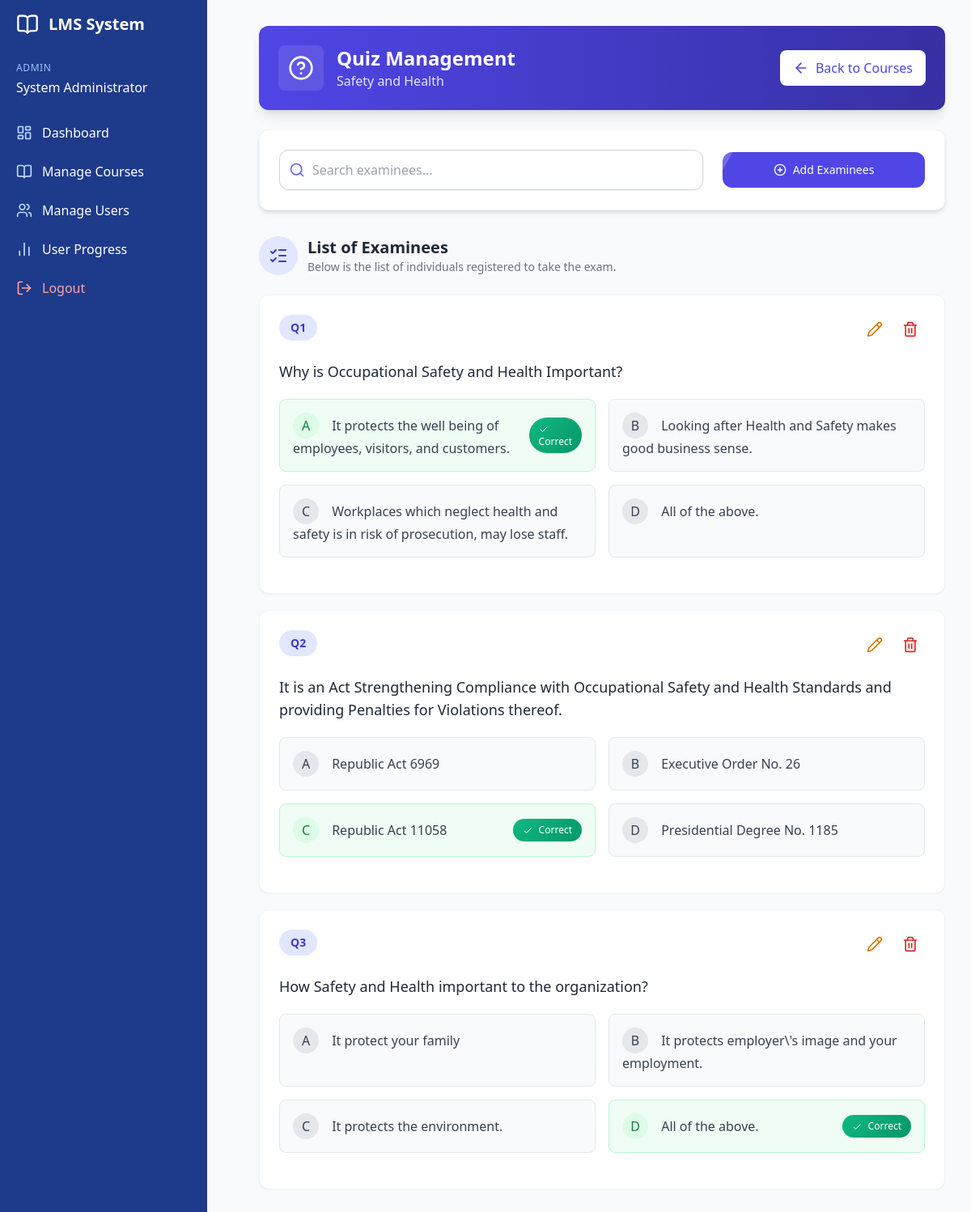
Page /manage_examinees.php?course_id=13 (signed in) on the committed database.
### tables this page shows
CREATE TABLE `courses` (
  `id` int(11) NOT NULL,
  `title` varchar(100) NOT NULL,
  `description` text DEFAULT NULL,
  `created_by` int(11) DEFAULT NULL,
  `has_video` tinyint(1) DEFAULT 0,
  `created_at` timestamp NULL DEFAULT current_timestamp(),
  `updated_at` timestamp NULL DEFAULT current_timestamp() ON UPDATE current_timestamp()
);

CREATE TABLE `questions` (
  `id` int(11) NOT NULL,
  `quiz_id` int(11) DEFAULT NULL,
  `question_text` text NOT NULL,
  `option_a` text NOT NULL,
  `option_b` text NOT NULL,
  `option_c` text NOT NULL,
  `option_d` text NOT NULL,
  `correct_answer` char(1) NOT NULL,
  `created_at` timestamp NULL DEFAULT current_timestamp(),
  `updated_at` timestamp NULL DEFAULT current_timestamp() ON UPDATE current_timestamp(),
  `question_image` varchar(255) DEFAULT NULL,
  `option_a_image` varchar(255) DEFAULT NULL,
  `option_b_image` varchar(255) DEFAULT NULL,
  `option_c_image` varchar(255) DEFAULT NULL,
  `option_d_image` varchar(255) DEFAULT NULL
);

### web/manage_examinees.php (the view, shortened to what this page needs)
<?php
require_once '../config.php';
$course_id = $_GET['course_id'] ?? 0;
$current_quiz_id = $_GET['quiz_id'] ?? 0;
$stmt = $conn->prepare("SELECT title FROM courses WHERE id = ?");
$stmt->bind_param("i", $course_id);
$stmt->execute();
$course = $stmt->get_result()->fetch_assoc();
$stmt = $conn->prepare("SELECT * FROM quizzes WHERE course_id = ?");
$stmt->bind_param("i", $course_id);
$stmt->execute();
$quizzes = $stmt->get_result();
if (!$current_quiz_id && $quizzes->num_rows > 0) {
    $first_quiz = $quizzes->fetch_assoc();
    $current_quiz_id = $first_quiz['id'];
    $quizzes->data_seek(0);
}
$new_question_id = $_SESSION['new_question_id'] ?? null;
?>
<!DOCTYPE html>
<html lang="en">
<head>
    <link rel="stylesheet" href="https://cdn.jsdelivr.net/npm/bootstrap-icons@1.7.2/font/bootstrap-icons.css">
    <script src="https://cdn.tailwindcss.com"></script>
    <link rel="stylesheet" href="../assets/css/style.css">
</head>
<body class="bg-gray-50">
    <?php include 'includes/sidebar.php'; ?>
    <div class="p-8 sm:ml-72">
        <div class="container mx-auto">
            <?php if ($quizzes->num_rows == 0): ?>
                <div class="bg-gradient-to-r from-indigo-600 to-indigo-800 rounded-xl p-6 mb-6 shadow-lg">
                    <div class="flex justify-between items-center">
                        <div class="flex items-center">
                            <div class="bg-white/10 p-3 rounded-lg mr-4">
                                <i data-lucide="help-circle" class="h-8 w-8 text-white"></i>
                            </div>
                            <div>
                                <h1 class="text-2xl font-bold text-white">Quiz Management</h1>
                                <p class="text-indigo-100"><?php echo htmlspecialchars($course['title']); ?></p>
                            </div>
                        </div>
                        <a href="manage_courses.php" class="px-4 py-2.5 bg-white text-indigo-600 rounded-lg flex items-center gap-2 transition-all duration-200 font-medium shadow-sm hover:bg-indigo-50">
                            <i data-lucide="arrow-left" class="w-5 h-5"></i>
                            <span>Back to Courses</span>
                        </a>
                    </div>
                    <div class="mt-8 bg-amber-50 text-amber-800 border border-amber-200 rounded-xl p-5 flex gap-4 items-start shadow-sm">
                        <i data-lucide="alert-triangle" class="w-5 h-5 text-amber-500 mt-0.5"></i>
                        <div>
                            <h3 class="font-semibold mb-1">Please create a quiz first</h3>
                            <p class="text-amber-700 mb-4">You need to create at least one quiz for this course before adding questions.</p>
                            <button type="button"
                                    class="px-4 py-2 bg-white text-amber-700 hover:bg-amber-100 border border-amber-200 rounded-lg text-sm font-medium inline-flex items-center gap-2 shadow-sm transition-all duration-200"
                                    onclick="openCreateQuizModal()">
                                <i data-lucide="plus-circle" class="w-4 h-4"></i> Create a Quiz
                            </button>
                        </div>
                    </div>
                </div>
            <?php else: ?>
                <div class="bg-gradient-to-r from-indigo-600 to-indigo-800 rounded-xl p-6 mb-6 shadow-lg">
                    <div class="flex justify-between items-center">
                        <div class="flex items-center">
                            <div class="bg-white/10 p-3 rounded-lg mr-4">
                                <i data-lucide="help-circle" class="h-8 w-8 text-white"></i>
                            </div>
                            <div>
                                <h1 class="text-2xl font-bold text-white">Quiz Management</h1>
                                <p class="text-indigo-100"><?php echo htmlspecialchars($course['title']); ?></p>
                            </div>
                        </div>
                        <a href="manage_courses.php" class="px-4 py-2.5 bg-white text-indigo-600 rounded-lg flex items-center gap-2 transition-all duration-200 font-medium shadow-sm hover:bg-indigo-50">
                            <i data-lucide="arrow-left" class="w-5 h-5"></i>
                            <span>Back to Courses</span>
                        </a>
                    </div>
                </div>
                <div class="bg-white rounded-xl shadow-md p-6 border border-gray-100 mb-8 transition hover:shadow-lg">
                    <div class="grid grid-cols-1 md:grid-cols-6 gap-6 items-center">
                        <div class="md:col-span-4">
                            <div class="relative">
                                <div class="absolute inset-y-0 left-0 flex items-center pl-3 pointer-events-none text-indigo-500">
                                </div>
                                <input type="text" class="w-full pl-10 pr-4 py-3 rounded-xl border border-gray-300 focus:ring-2 focus:ring-indigo-200 focus:border-indigo-500 transition shadow-sm"  name="search_user" value="" placeholder="Search examinees...">
                            </div>
                        </div>
                        <div class="md:col-span-2 flex gap-3">
                            <button class="add-question-btn w-full px-4 py-3 bg-indigo-600 hover:bg-indigo-700 text-white rounded-xl flex items-center justify-center gap-2 transition text-sm font-medium shadow-sm hover:shadow-md hover:-translate-y-1"
                                    onclick="openAddQuestionModal()">
                                <i data-lucide="plus-circle" class="w-4 h-4"></i> Add Examinees
                            </button>
                        </div>
                    </div>
                </div>
                <?php if ($current_quiz_id): ?>
                    <?php
                    $result = $conn->query("SELECT COUNT(*) as count FROM questions WHERE quiz_id = $current_quiz_id");
                    $question_count = $result->fetch_assoc()['count'];
                    if ($question_count == 0):
                    ?>
                    <div class="bg-indigo-50 text-indigo-700 border border-indigo-100 rounded-xl p-5 flex gap-4 items-start shadow-sm mb-8">
                        <i data-lucide="info" class="w-5 h-5 text-indigo-500 mt-0.5"></i>
                        <div>
                            <h3 class="font-semibold mb-1">Getting Started</h3>
                            <p class="text-indigo-700 mb-2">This quiz doesn't have any questions yet. Add your first question to get started.</p>
                            <p class="text-indigo-700 mb-0">Best practices:</p>
                            <ul class="list-disc list-inside ml-2 text-indigo-700 text-sm">
                                <li>Create clear, concise questions</li>
                                <li>Provide 4 distinct answer options</li>
                                <li>Make sure one answer is clearly correct</li>
                            </ul>
                        </div>
                    </div>
                    <?php else: ?>
                    <div class="flex items-center justify-between mb-6">
                        <div class="flex items-center gap-3">
                            <div class="w-12 h-12 rounded-full bg-indigo-100 flex items-center justify-center text-indigo-700">
                                <i data-lucide="list-checks" class="w-6 h-6"></i>
                            </div>
                            <div>
                                <h2 class="text-xl font-bold text-gray-800">List of Examinees</h2>
                                <p class="text-gray-500 text-sm">Below is the list of individuals registered to take the exam.</p>
                            </div>
                        </div>
                    </div>
                    <?php endif; ?>
                    <div class="space-y-5">
                        <?php
                        $result = $conn->query("SELECT * FROM questions WHERE quiz_id = $current_quiz_id ORDER BY id");
                        $question_num = 1;
                        ?>
                        <?php
                        while ($row = $result->fetch_assoc()):
                            $is_new_question = ($row['id'] == $new_question_id);
                            $highlight_class = $is_new_question ? 'highlight-new' : '';
                        ?>
                            <div class="question-card bg-white rounded-xl shadow-sm p-6 <?php echo $is_new_question ? 'border-indigo-300 ring-2 ring-indigo-100 ' . $highlight_class : 'border border-gray-100'; ?> hover:border-indigo-300 transition">
                                <div class="flex justify-between items-start mb-5">
                                    <div class="flex items-center gap-3">
                                        <span class="px-3.5 py-1.5 bg-indigo-100 text-indigo-700 rounded-full text-sm font-semibold">Q<?php echo $question_num++; ?></span>
                                    </div>
                                    <div class="flex gap-2">
                                        <button class="p-2 text-amber-600 hover:bg-amber-50 rounded-lg transition-colors" onclick="editQuestion(<?php echo $row['id']; ?>)">
                                            <i data-lucide="pencil" class="w-5 h-5"></i>
                                        </button>
                                        <button class="p-2 text-red-600 hover:bg-red-50 rounded-lg transition-colors" onclick="deleteQuestion(<?php echo $row['id']; ?>)">
                                            <i data-lucide="trash-2" class="w-5 h-5"></i>
                                        </button>
                                    </div>
                                </div>
                                <div class="text-gray-800 font-medium text-lg mb-5">
                                    <?php echo htmlspecialchars($row['question_text']); ?>
                                </div>
                                <div class="grid grid-cols-1 md:grid-cols-2 gap-4 mb-5">
                                    <?php
                                    $options = [
                                        'A' => $row['option_a'],
                                        'B' => $row['option_b'],
                                        'C' => $row['option_c'],
                                        'D' => $row['option_d']
                                    ];
                                    foreach ($options as $letter => $option):
                                        $is_correct = ($letter === $row['correct_answer']);
                                        $bg_class = $is_correct ? 'bg-green-50 border-green-200' : 'bg-gray-50 border-gray-200';
                                    ?>
                                    <div class="option-container rounded-lg p-4 flex flex-col <?php echo $bg_class; ?> border hover:shadow-sm transition-all duration-200">
                                        <div class="flex justify-between items-center">
                                            <div>
                                                <span class="inline-flex items-center justify-center w-8 h-8 rounded-full <?php echo $is_correct ? 'bg-green-100 text-green-700' : 'bg-gray-200 text-gray-700'; ?> mr-3 font-medium">
                                                    <?php echo $letter; ?>
                                                </span>
                                                <span class="text-gray-700"><?php echo htmlspecialchars($option); ?></span>
                                            </div>
                                            <?php if ($is_correct): ?>
                                            <span class="correct-badge px-3 py-1.5 rounded-full text-white text-xs font-medium shadow-sm ml-2">
                                                <i data-lucide="check" class="w-3 h-3 inline mr-1"></i> Correct
                                            </span>
                                            <?php endif; ?>
                                        </div>
                                    </div>
                                    <?php endforeach; ?>
                                </div>
                            </div>
                        <?php endwhile; ?>
                    </div>
                <?php endif; ?>
            <?php endif; ?>
        </div>
    </div>
</body>
</html>

### rows in the picture
courses: title "Safety and Health"
questions: question_text "Why is Occupational Safety and Health Important?", letter "A", option_a "It protects the well being of employees, visitors, and customers.", correct_answer "Correct", letter "B", option_b "Looking after Health and Safety makes good business sense.", letter "C", option_c "Workplaces which neglect health and safety is in risk of prosecution, may lose staff.", letter "D", option_d "All of the above."
questions: question_text "It is an Act Strengthening Compliance with Occupational Safety and Health Standards and providing Penalties for Violations thereof.", letter "A", option_a "Republic Act 6969", letter "B", option_b "Executive Order No. 26", letter "C", option_c "Republic Act 11058", correct_answer "Correct", letter "D", option_d "Presidential Degree No. 1185"
questions: question_text "How Safety and Health important to the organization?", letter "A", option_a "It protect your family", letter "B", option_b "It protects employer\\'s image and your employment.", letter "C", option_c "It protects the environment.", letter "D", option_d "All of the above.", correct_answer "Correct"

### other values in the picture
$_SESSION['full_name'] "System Administrator"
